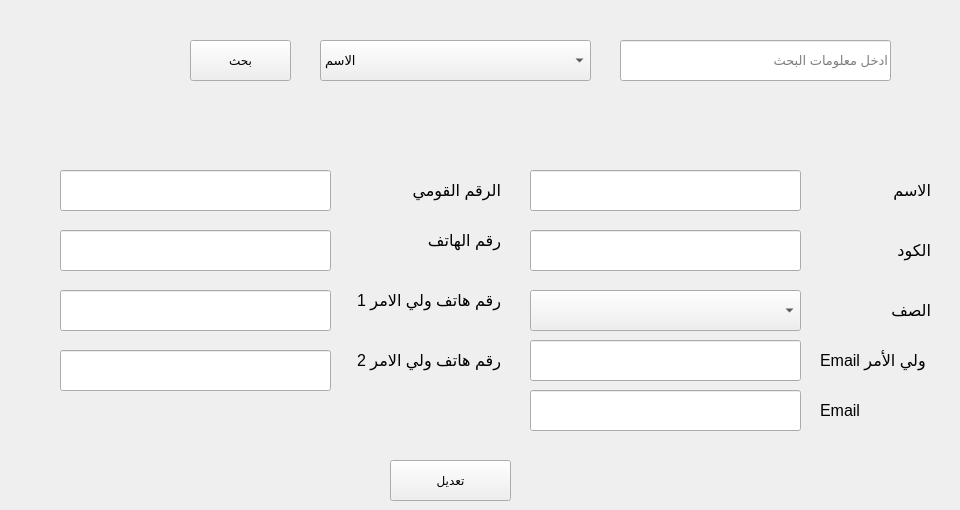
          <widget class="QWidget" name="tab_23">
           <attribute name="title">
            <string>تعديل طالب</string>
           </attribute>
           <widget class="QPushButton" name="pushButton_22">
            <property name="geometry">
             <rect>
              <x>390</x>
              <y>460</y>
              <width>121</width>
              <height>41</height>
             </rect>
            </property>
            <property name="font">
             <font/>
            </property>
            <property name="text">
             <string>تعديل</string>
            </property>
           </widget>
           <widget class="QLineEdit" name="lineEdit_22">
            <property name="geometry">
             <rect>
              <x>620</x>
              <y>40</y>
              <width>271</width>
              <height>41</height>
             </rect>
            </property>
            <property name="font">
             <font>
              <pointsize>10</pointsize>
             </font>
            </property>
            <property name="placeholderText">
             <string>ادخل معلومات البحث </string>
            </property>
           </widget>
           <widget class="QPushButton" name="pushButton_23">
            <property name="geometry">
             <rect>
              <x>190</x>
              <y>40</y>
              <width>101</width>
              <height>41</height>
             </rect>
            </property>
            <property name="font">
             <font/>
            </property>
            <property name="text">
             <string>بحث</string>
            </property>
           </widget>
           <widget class="QLineEdit" name="lineEdit_21">
            <property name="geometry">
             <rect>
              <x>530</x>
              <y>230</y>
              <width>271</width>
              <height>41</height>
             </rect>
            </property>
            <property name="font">
             <font>
              <pointsize>10</pointsize>
             </font>
            </property>
           </widget>
           <widget class="QLabel" name="label_26">
            <property name="geometry">
             <rect>
              <x>810</x>
              <y>290</y>
              <width>121</width>
              <height>41</height>
             </rect>
            </property>
            <property name="font">
             <font>
              <pointsize>12</pointsize>
             </font>
            </property>
            <property name="text">
             <string>الصف</string>
            </property>
           </widget>
           <widget class="QComboBox" name="comboBox_16">
            <property name="geometry">
             <rect>
              <x>530</x>
              <y>290</y>
              <width>271</width>
              <height>41</height>
             </rect>
            </property>
            <property name="font">
             <font>
              <pointsize>10</pointsize>
             </font>
            </property>
            <item>
             <property name="text">
              <string/>
             </property>
            </item>
           </widget>
           <widget class="QLabel" name="label_27">
            <property name="geometry">
             <rect>
              <x>810</x>
              <y>170</y>
              <width>121</width>
              <height>41</height>
             </rect>
            </property>
            <property name="font">
             <font>
              <pointsize>12</pointsize>
             </font>
            </property>
            <property name="text">
             <string>الاسم</string>
            </property>
           </widget>
           <widget class="QLineEdit" name="lineEdit_24">
            <property name="geometry">
             <rect>
              <x>530</x>
              <y>170</y>
              <width>271</width>
              <height>41</height>
             </rect>
            </property>
            <property name="font">
             <font>
              <pointsize>10</pointsize>
             </font>
            </property>
           </widget>
           <widget class="QLabel" name="label_28">
            <property name="geometry">
             <rect>
              <x>810</x>
              <y>230</y>
              <width>121</width>
              <height>41</height>
             </rect>
            </property>
            <property name="font">
             <font>
              <pointsize>12</pointsize>
             </font>
            </property>
            <property name="text">
             <string>الكود</string>
            </property>
           </widget>
           <widget class="QComboBox" name="comboBox_17">
            <property name="geometry">
             <rect>
              <x>320</x>
              <y>40</y>
              <width>271</width>
              <height>41</height>
             </rect>
            </property>
            <property name="font">
             <font>
              <pointsize>10</pointsize>
             </font>
            </property>
            <item>
             <property name="text">
              <string>الاسم</string>
             </property>
            </item>
            <item>
             <property name="text">
              <string>كود الطالب</string>
             </property>
            </item>
            <item>
             <property name="text">
              <string>البريد الالكتروني</string>
             </property>
            </item>
            <item>
             <property name="text">
              <string>رقم الهاتف</string>
             </property>
            </item>
            <item>
             <property name="text">
              <string>رقم هاتف ولي الامر 1</string>
             </property>
            </item>
            <item>
             <property name="text">
              <string>رقم هاتف ولي الامر 2</string>
             </property>
            </item>
            <item>
             <property name="text">
              <string>الرقم القومي</string>
             </property>
            </item>
           </widget>
           <widget class="QLineEdit" name="lineEdit_29">
            <property name="geometry">
             <rect>
              <x>60</x>
              <y>290</y>
              <width>271</width>
              <height>41</height>
             </rect>
            </property>
            <property name="font">
             <font>
              <pointsize>10</pointsize>
             </font>
            </property>
           </widget>
           <widget class="QLineEdit" name="lineEdit_30">
            <property name="geometry">
             <rect>
              <x>60</x>
              <y>350</y>
              <width>271</width>
              <height>41</height>
             </rect>
            </property>
            <property name="font">
             <font>
              <pointsize>10</pointsize>
             </font>
            </property>
           </widget>
           <widget class="QLabel" name="label_34">
            <property name="geometry">
             <rect>
              <x>380</x>
              <y>170</y>
              <width>121</width>
              <height>41</height>
             </rect>
            </property>
            <property name="font">
             <font>
              <pointsize>12</pointsize>
             </font>
            </property>
            <property name="text">
             <string>الرقم القومي</string>
            </property>
           </widget>
           <widget class="QLineEdit" name="lineEdit_31">
            <property name="geometry">
             <rect>
              <x>60</x>
              <y>230</y>
              <width>271</width>
              <height>41</height>
             </rect>
            </property>
            <property name="font">
             <font>
              <pointsize>10</pointsize>
             </font>
            </property>
           </widget>
           <widget class="QLineEdit" name="lineEdit_32">
            <property name="geometry">
             <rect>
              <x>60</x>
              <y>170</y>
              <width>271</width>
              <height>41</height>
             </rect>
            </property>
            <property name="font">
             <font>
              <pointsize>10</pointsize>
             </font>
            </property>
           </widget>
           <widget class="QLabel" name="label_35">
            <property name="geometry">
             <rect>
              <x>380</x>
              <y>220</y>
              <width>121</width>
              <height>41</height>
             </rect>
            </property>
            <property name="font">
             <font>
              <pointsize>12</pointsize>
             </font>
            </property>
            <property name="text">
             <string>رقم الهاتف</string>
            </property>
           </widget>
           <widget class="QLabel" name="label_36">
            <property name="geometry">
             <rect>
              <x>340</x>
              <y>280</y>
              <width>161</width>
              <height>41</height>
             </rect>
            </property>
            <property name="font">
             <font>
              <pointsize>12</pointsize>
             </font>
            </property>
            <property name="text">
             <string>رقم هاتف ولي الامر 1</string>
            </property>
           </widget>
           <widget class="QLabel" name="label_37">
            <property name="geometry">
             <rect>
              <x>340</x>
              <y>340</y>
              <width>161</width>
              <height>41</height>
             </rect>
            </property>
            <property name="font">
             <font>
              <pointsize>12</pointsize>
             </font>
            </property>
            <property name="text">
             <string>رقم هاتف ولي الامر 2</string>
            </property>
           </widget>
           <widget class="QLineEdit" name="lineEdit_46">
            <property name="geometry">
             <rect>
              <x>530</x>
              <y>340</y>
              <width>271</width>
              <height>41</height>
             </rect>
            </property>
            <property name="font">
             <font>
              <pointsize>10</pointsize>
             </font>
            </property>
           </widget>
           <widget class="QLabel" name="label_55">
            <property name="geometry">
             <rect>
              <x>820</x>
              <y>340</y>
              <width>131</width>
              <height>41</height>
             </rect>
            </property>
            <property name="font">
             <font>
              <pointsize>12</pointsize>
             </font>
            </property>
            <property name="text">
             <string>Email ولي الأمر</string>
            </property>
           </widget>
           <widget class="QLineEdit" name="lineEdit_60">
            <property name="geometry">
             <rect>
              <x>530</x>
              <y>390</y>
              <width>271</width>
              <height>41</height>
             </rect>
            </property>
            <property name="font">
             <font>
              <pointsize>10</pointsize>
             </font>
            </property>
           </widget>
           <widget class="QLabel" name="label_97">
            <property name="geometry">
             <rect>
              <x>820</x>
              <y>390</y>
              <width>131</width>
              <height>41</height>
             </rect>
            </property>
            <property name="font">
             <font>
              <pointsize>12</pointsize>
             </font>
            </property>
            <property name="text">
             <string>Email</string>
            </property>
           </widget>
          </widget>
